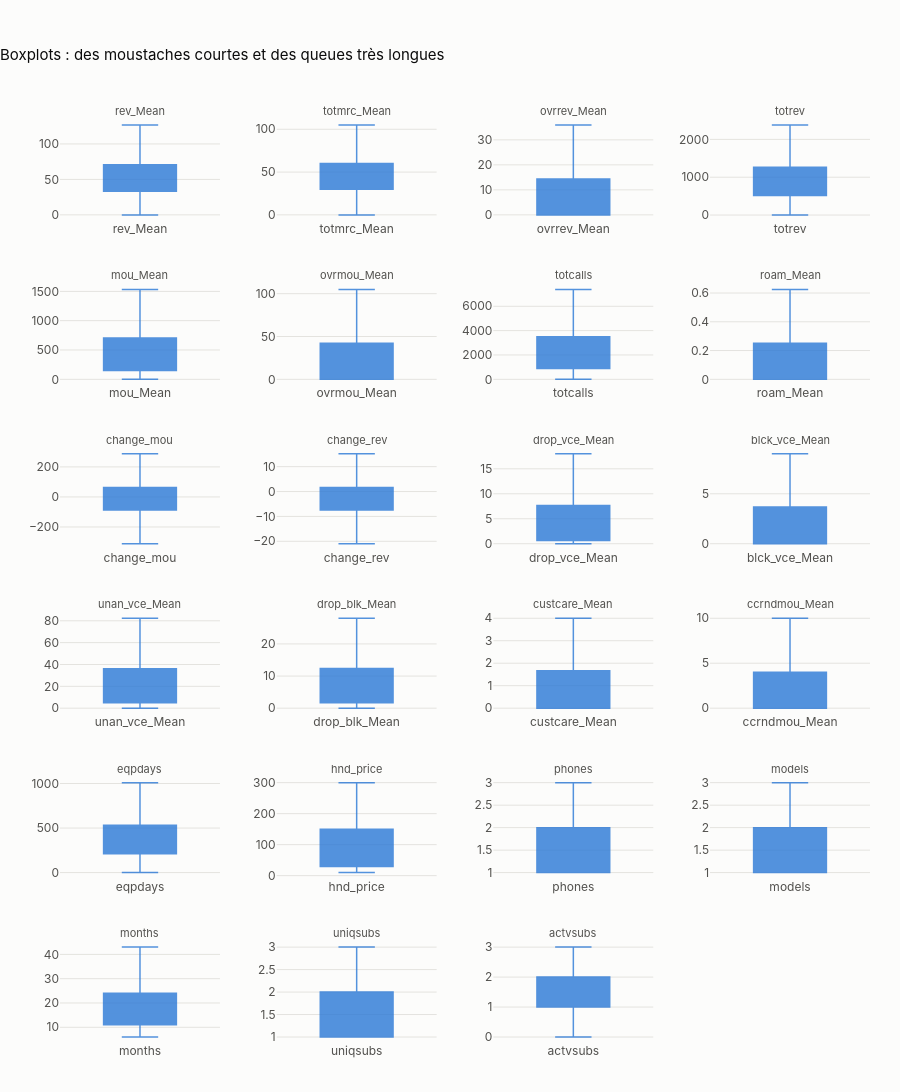

The cell this chart's notebook holds for it:
### Markdown cell above
### Boxplots

### Code cell
key_vars = [c for cols in eda.KEY_VARIABLES.values() for c in cols]
publish(boxplots_grid(train, key_vars, "Boxplots : des moustaches courtes et des queues très longues"),
        "02_box_univarie", width=1100)

### Figure 1 — Plotly figure (JSON) as saved in the notebook; plotly's stock layout.template omitted (floating-point values rounded to 4 significant figures)
{"data": [{"fillcolor": "#2a78d6", "legendgroup": "rev_Mean", "line": {"width": 1.5}, "lowerfence": [0.0], "marker": {"color": "#2a78d6"}, "median": [48.27], "name": "rev_Mean", "opacity": 0.8, "q1": [33.31], "q3": [70.68], "showlegend": false, "type": "box", "upperfence": [126.7], "x": ["rev_Mean"], "xaxis": "x", "yaxis": "y"}, {"fillcolor": "#2a78d6", "legendgroup": "totmrc_Mean", "line": {"width": 1.5}, "lowerfence": [0.0], "marker": {"color": "#2a78d6"}, "median": [44.99], "name": "totmrc_Mean", "opacity": 0.8, "q1": [30.0], "q3": [59.99], "showlegend": false, "type": "box", "upperfence": [105.0], "x": ["totmrc_Mean"], "xaxis": "x2", "yaxis": "y2"}, {"fillcolor": "#2a78d6", "legendgroup": "ovrrev_Mean", "line": {"width": 1.5}, "lowerfence": [0.0], "marker": {"color": "#2a78d6"}, "median": [1.0], "name": "ovrrev_Mean", "opacity": 0.8, "q1": [0.0], "q3": [14.38], "showlegend": false, "type": "box", "upperfence": [35.95], "x": ["ovrrev_Mean"], "xaxis": "x3", "yaxis": "y3"}, {"fillcolor": "#2a78d6", "legendgroup": "totrev", "line": {"width": 1.5}, "lowerfence": [3.65], "marker": {"color": "#2a78d6"}, "median": [804.6], "name": "totrev", "opacity": 0.8, "q1": [518.9], "q3": [1264.0], "showlegend": false, "type": "box", "upperfence": [2381.0], "x": ["totrev"], "xaxis": "x4", "yaxis": "y4"}, {"fillcolor": "#2a78d6", "legendgroup": "mou_Mean", "line": {"width": 1.5}, "lowerfence": [0.0], "marker": {"color": "#2a78d6"}, "median": [356.2], "name": "mou_Mean", "opacity": 0.8, "q1": [151.5], "q3": [704.2], "showlegend": false, "type": "box", "upperfence": [1533.0], "x": ["mou_Mean"], "xaxis": "x5", "yaxis": "y5"}, {"fillcolor": "#2a78d6", "legendgroup": "ovrmou_Mean", "line": {"width": 1.5}, "lowerfence": [0.0], "marker": {"color": "#2a78d6"}, "median": [2.75], "name": "ovrmou_Mean", "opacity": 0.8, "q1": [0.0], "q3": [42.0], "showlegend": false, "type": "box", "upperfence": [105.0], "x": ["ovrmou_Mean"], "xaxis": "x6", "yaxis": "y6"}, {"fillcolor": "#2a78d6", "legendgroup": "totcalls", "line": {"width": 1.5}, "lowerfence": [0], "marker": {"color": "#2a78d6"}, "median": [1822.0], "name": "totcalls", "opacity": 0.8, "q1": [891.0], "q3": [3489.0], "showlegend": false, "type": "box", "upperfence": [7386], "x": ["totcalls"], "xaxis": "x7", "yaxis": "y7"}, {"fillcolor": "#2a78d6", "legendgroup": "roam_Mean", "line": {"width": 1.5}, "lowerfence": [0.0], "marker": {"color": "#2a78d6"}, "median": [0.0], "name": "roam_Mean", "opacity": 0.8, "q1": [0.0], "q3": [0.25], "showlegend": false, "type": "box", "upperfence": [0.625], "x": ["roam_Mean"], "xaxis": "x8", "yaxis": "y8"}, {"fillcolor": "#2a78d6", "legendgroup": "change_mou", "line": {"width": 1.5}, "lowerfence": [-311.5], "marker": {"color": "#2a78d6"}, "median": [-6.5], "name": "change_mou", "opacity": 0.8, "q1": [-87.0], "q3": [62.75], "showlegend": false, "type": "box", "upperfence": [287.2], "x": ["change_mou"], "xaxis": "x9", "yaxis": "y9"}, {"fillcolor": "#2a78d6", "legendgroup": "change_rev", "line": {"width": 1.5}, "lowerfence": [-20.98], "marker": {"color": "#2a78d6"}, "median": [-0.315], "name": "change_rev", "opacity": 0.8, "q1": [-7.428], "q3": [1.613], "showlegend": false, "type": "box", "upperfence": [15.17], "x": ["change_rev"], "xaxis": "x10", "yaxis": "y10"}, {"fillcolor": "#2a78d6", "legendgroup": "drop_vce_Mean", "line": {"width": 1.5}, "lowerfence": [0.0], "marker": {"color": "#2a78d6"}, "median": [3.0], "name": "drop_vce_Mean", "opacity": 0.8, "q1": [0.6667], "q3": [7.667], "showlegend": false, "type": "box", "upperfence": [18.0], "x": ["drop_vce_Mean"], "xaxis": "x11", "yaxis": "y11"}, {"fillcolor": "#2a78d6", "legendgroup": "blck_vce_Mean", "line": {"width": 1.5}, "lowerfence": [0.0], "marker": {"color": "#2a78d6"}, "median": [1.0], "name": "blck_vce_Mean", "opacity": 0.8, "q1": [0.0], "q3": [3.667], "showlegend": false, "type": "box", "upperfence": [9.0], "x": ["blck_vce_Mean"], "xaxis": "x12", "yaxis": "y12"}, {"fillcolor": "#2a78d6", "legendgroup": "unan_vce_Mean", "line": {"width": 1.5}, "lowerfence": [0.0], "marker": {"color": "#2a78d6"}, "median": [15.67], "name": "unan_vce_Mean", "opacity": 0.8, "q1": [5.0], "q3": [36.0], "showlegend": false, "type": "box", "upperfence": [82.33], "x": ["unan_vce_Mean"], "xaxis": "x13", "yaxis": "y13"}, {"fillcolor": "#2a78d6", "legendgroup": "drop_blk_Mean", "line": {"width": 1.5}, "lowerfence": [0.0], "marker": {"color": "#2a78d6"}, "median": [5.333], "name": "drop_blk_Mean", "opacity": 0.8, "q1": [1.667], "q3": [12.33], "showlegend": false, "type": "box", "upperfence": [28.0], "x": ["drop_blk_Mean"], "xaxis": "x14", "yaxis": "y14"}, {"fillcolor": "#2a78d6", "legendgroup": "custcare_Mean", "line": {"width": 1.5}, "lowerfence": [0.0], "marker": {"color": "#2a78d6"}, "median": [0.0], "name": "custcare_Mean", "opacity": 0.8, "q1": [0.0], "q3": [1.667], "showlegend": false, "type": "box", "upperfence": [4.0], "x": ["custcare_Mean"], "xaxis": "x15", "yaxis": "y15"}, {"fillcolor": "#2a78d6", "legendgroup": "ccrndmou_Mean", "line": {"width": 1.5}, "lowerfence": [0.0], "marker": {"color": "#2a78d6"}, "median": [0.0], "name": "ccrndmou_Mean", "opacity": 0.8, "q1": [0.0], "q3": [4.0], "showlegend": false, "type": "box", "upperfence": [10.0], "x": ["ccrndmou_Mean"], "xaxis": "x16", "yaxis": "y16"}, {"fillcolor": "#2a78d6", "legendgroup": "eqpdays", "line": {"width": 1.5}, "lowerfence": [0.0], "marker": {"color": "#2a78d6"}, "median": [342.0], "name": "eqpdays", "opacity": 0.8, "q1": [212.0], "q3": [531.0], "showlegend": false, "type": "box", "upperfence": [1009.0], "x": ["eqpdays"], "xaxis": "x17", "yaxis": "y17"}, {"fillcolor": "#2a78d6", "legendgroup": "hnd_price", "line": {"width": 1.5}, "lowerfence": [9.99], "marker": {"color": "#2a78d6"}, "median": [99.99], "name": "hnd_price", "opacity": 0.8, "q1": [29.99], "q3": [150.0], "showlegend": false, "type": "box", "upperfence": [300.0], "x": ["hnd_price"], "xaxis": "x18", "yaxis": "y18"}, {"fillcolor": "#2a78d6", "legendgroup": "phones", "line": {"width": 1.5}, "lowerfence": [1.0], "marker": {"color": "#2a78d6"}, "median": [1.0], "name": "phones", "opacity": 0.8, "q1": [1.0], "q3": [2.0], "showlegend": false, "type": "box", "upperfence": [3.0], "x": ["phones"], "xaxis": "x19", "yaxis": "y19"}, {"fillcolor": "#2a78d6", "legendgroup": "models", "line": {"width": 1.5}, "lowerfence": [1.0], "marker": {"color": "#2a78d6"}, "median": [1.0], "name": "models", "opacity": 0.8, "q1": [1.0], "q3": [2.0], "showlegend": false, "type": "box", "upperfence": [3.0], "x": ["models"], "xaxis": "x20", "yaxis": "y20"}, {"fillcolor": "#2a78d6", "legendgroup": "months", "line": {"width": 1.5}, "lowerfence": [6], "marker": {"color": "#2a78d6"}, "median": [16.0], "name": "months", "opacity": 0.8, "q1": [11.0], "q3": [24.0], "showlegend": false, "type": "box", "upperfence": [43], "x": ["months"], "xaxis": "x21", "yaxis": "y21"}, {"fillcolor": "#2a78d6", "legendgroup": "uniqsubs", "line": {"width": 1.5}, "lowerfence": [1], "marker": {"color": "#2a78d6"}, "median": [1.0], "name": "uniqsubs", "opacity": 0.8, "q1": [1.0], "q3": [2.0], "showlegend": false, "type": "box", "upperfence": [3], "x": ["uniqsubs"], "xaxis": "x22", "yaxis": "y22"}, {"fillcolor": "#2a78d6", "legendgroup": "actvsubs", "line": {"width": 1.5}, "lowerfence": [0], "marker": {"color": "#2a78d6"}, "median": [1.0], "name": "actvsubs", "opacity": 0.8, "q1": [1.0], "q3": [2.0], "showlegend": false, "type": "box", "upperfence": [3], "x": ["actvsubs"], "xaxis": "x23", "yaxis": "y23"}], "layout": {"annotations": [{"font": {"color": "#52514e", "size": 11}, "showarrow": false, "text": "rev_Mean", "x": 0.09875, "xanchor": "center", "xref": "paper", "y": 1.0, "yanchor": "bottom", "yref": "paper"}, {"font": {"color": "#52514e", "size": 11}, "showarrow": false, "text": "totmrc_Mean", "x": 0.3663, "xanchor": "center", "xref": "paper", "y": 1.0, "yanchor": "bottom", "yref": "paper"}, {"font": {"color": "#52514e", "size": 11}, "showarrow": false, "text": "ovrrev_Mean", "x": 0.6338, "xanchor": "center", "xref": "paper", "y": 1.0, "yanchor": "bottom", "yref": "paper"}, {"font": {"color": "#52514e", "size": 11}, "showarrow": false, "text": "totrev", "x": 0.9012, "xanchor": "center", "xref": "paper", "y": 1.0, "yanchor": "bottom", "yref": "paper"}, {"font": {"color": "#52514e", "size": 11}, "showarrow": false, "text": "mou_Mean", "x": 0.09875, "xanchor": "center", "xref": "paper", "y": 0.8217, "yanchor": "bottom", "yref": "paper"}, {"font": {"color": "#52514e", "size": 11}, "showarrow": false, "text": "ovrmou_Mean", "x": 0.3663, "xanchor": "center", "xref": "paper", "y": 0.8217, "yanchor": "bottom", "yref": "paper"}, {"font": {"color": "#52514e", "size": 11}, "showarrow": false, "text": "totcalls", "x": 0.6338, "xanchor": "center", "xref": "paper", "y": 0.8217, "yanchor": "bottom", "yref": "paper"}, {"font": {"color": "#52514e", "size": 11}, "showarrow": false, "text": "roam_Mean", "x": 0.9012, "xanchor": "center", "xref": "paper", "y": 0.8217, "yanchor": "bottom", "yref": "paper"}, {"font": {"color": "#52514e", "size": 11}, "showarrow": false, "text": "change_mou", "x": 0.09875, "xanchor": "center", "xref": "paper", "y": 0.6433, "yanchor": "bottom", "yref": "paper"}, {"font": {"color": "#52514e", "size": 11}, "showarrow": false, "text": "change_rev", "x": 0.3663, "xanchor": "center", "xref": "paper", "y": 0.6433, "yanchor": "bottom", "yref": "paper"}, {"font": {"color": "#52514e", "size": 11}, "showarrow": false, "text": "drop_vce_Mean", "x": 0.6338, "xanchor": "center", "xref": "paper", "y": 0.6433, "yanchor": "bottom", "yref": "paper"}, {"font": {"color": "#52514e", "size": 11}, "showarrow": false, "text": "blck_vce_Mean", "x": 0.9012, "xanchor": "center", "xref": "paper", "y": 0.6433, "yanchor": "bottom", "yref": "paper"}, {"font": {"color": "#52514e", "size": 11}, "showarrow": false, "text": "unan_vce_Mean", "x": 0.09875, "xanchor": "center", "xref": "paper", "y": 0.465, "yanchor": "bottom", "yref": "paper"}, {"font": {"color": "#52514e", "size": 11}, "showarrow": false, "text": "drop_blk_Mean", "x": 0.3663, "xanchor": "center", "xref": "paper", "y": 0.465, "yanchor": "bottom", "yref": "paper"}, {"font": {"color": "#52514e", "size": 11}, "showarrow": false, "text": "custcare_Mean", "x": 0.6338, "xanchor": "center", "xref": "paper", "y": 0.465, "yanchor": "bottom", "yref": "paper"}, {"font": {"color": "#52514e", "size": 11}, "showarrow": false, "text": "ccrndmou_Mean", "x": 0.9012, "xanchor": "center", "xref": "paper", "y": 0.465, "yanchor": "bottom", "yref": "paper"}, {"font": {"color": "#52514e", "size": 11}, "showarrow": false, "text": "eqpdays", "x": 0.09875, "xanchor": "center", "xref": "paper", "y": 0.2867, "yanchor": "bottom", "yref": "paper"}, {"font": {"color": "#52514e", "size": 11}, "showarrow": false, "text": "hnd_price", "x": 0.3663, "xanchor": "center", "xref": "paper", "y": 0.2867, "yanchor": "bottom", "yref": "paper"}, {"font": {"color": "#52514e", "size": 11}, "showarrow": false, "text": "phones", "x": 0.6338, "xanchor": "center", "xref": "paper", "y": 0.2867, "yanchor": "bottom", "yref": "paper"}, {"font": {"color": "#52514e", "size": 11}, "showarrow": false, "text": "models", "x": 0.9012, "xanchor": "center", "xref": "paper", "y": 0.2867, "yanchor": "bottom", "yref": "paper"}, {"font": {"color": "#52514e", "size": 11}, "showarrow": false, "text": "months", "x": 0.09875, "xanchor": "center", "xref": "paper", "y": 0.1083, "yanchor": "bottom", "yref": "paper"}, {"font": {"color": "#52514e", "size": 11}, "showarrow": false, "text": "uniqsubs", "x": 0.3663, "xanchor": "center", "xref": "paper", "y": 0.1083, "yanchor": "bottom", "yref": "paper"}, {"font": {"color": "#52514e", "size": 11}, "showarrow": false, "text": "actvsubs", "x": 0.6338, "xanchor": "center", "xref": "paper", "y": 0.1083, "yanchor": "bottom", "yref": "paper"}], "boxgap": 0.35, "height": 1630, "legend": {"y": 1.0, "yanchor": "bottom", "yref": "container"}, "margin": {"t": 120}, "title": {"text": "Boxplots : des moustaches courtes et des queues très longues"}, "xaxis": {"anchor": "y", "domain": [0.0, 0.1975], "showticklabels": true}, "xaxis10": {"anchor": "y10", "domain": [0.2675, 0.465], "showticklabels": true}, "xaxis11": {"anchor": "y11", "domain": [0.535, 0.7325], "showticklabels": true}, "xaxis12": {"anchor": "y12", "domain": [0.8025, 1.0], "showticklabels": true}, "xaxis13": {"anchor": "y13", "domain": [0.0, 0.1975], "showticklabels": true}, "xaxis14": {"anchor": "y14", "domain": [0.2675, 0.465], "showticklabels": true}, "xaxis15": {"anchor": "y15", "domain": [0.535, 0.7325], "showticklabels": true}, "xaxis16": {"anchor": "y16", "domain": [0.8025, 1.0], "showticklabels": true}, "xaxis17": {"anchor": "y17", "domain": [0.0, 0.1975], "showticklabels": true}, "xaxis18": {"anchor": "y18", "domain": [0.2675, 0.465], "showticklabels": true}, "xaxis19": {"anchor": "y19", "domain": [0.535, 0.7325], "showticklabels": true}, "xaxis2": {"anchor": "y2", "domain": [0.2675, 0.465], "showticklabels": true}, "xaxis20": {"anchor": "y20", "domain": [0.8025, 1.0], "showticklabels": true}, "xaxis21": {"anchor": "y21", "domain": [0.0, 0.1975], "showticklabels": true}, "xaxis22": {"anchor": "y22", "domain": [0.2675, 0.465], "showticklabels": true}, "xaxis23": {"anchor": "y23", "domain": [0.535, 0.7325], "showticklabels": true}, "xaxis24": {"anchor": "y24", "domain": [0.8025, 1.0]}, "xaxis3": {"anchor": "y3", "domain": [0.535, 0.7325], "showticklabels": true}, "xaxis4": {"anchor": "y4", "domain": [0.8025, 1.0], "showticklabels": true}, "xaxis5": {"anchor": "y5", "domain": [0.0, 0.1975], "showticklabels": true}, "xaxis6": {"anchor": "y6", "domain": [0.2675, 0.465], "showticklabels": true}, "xaxis7": {"anchor": "y7", "domain": [0.535, 0.7325], "showticklabels": true}, "xaxis8": {"anchor": "y8", "domain": [0.8025, 1.0], "showticklabels": true}, "xaxis9": {"anchor": "y9", "domain": [0.0, 0.1975], "showticklabels": true}, "yaxis": {"anchor": "x", "domain": [0.8917, 1.0]}, "yaxis10": {"anchor": "x10", "domain": [0.535, 0.6433]}, "yaxis11": {"anchor": "x11", "domain": [0.535, 0.6433]}, "yaxis12": {"anchor": "x12", "domain": [0.535, 0.6433]}, "yaxis13": {"anchor": "x13", "domain": [0.3567, 0.465]}, "yaxis14": {"anchor": "x14", "domain": [0.3567, 0.465]}, "yaxis15": {"anchor": "x15", "domain": [0.3567, 0.465]}, "yaxis16": {"anchor": "x16", "domain": [0.3567, 0.465]}, "yaxis17": {"anchor": "x17", "domain": [0.1783, 0.2867]}, "yaxis18": {"anchor": "x18", "domain": [0.1783, 0.2867]}, "yaxis19": {"anchor": "x19", "domain": [0.1783, 0.2867]}, "yaxis2": {"anchor": "x2", "domain": [0.8917, 1.0]}, "yaxis20": {"anchor": "x20", "domain": [0.1783, 0.2867]}, "yaxis21": {"anchor": "x21", "domain": [0.0, 0.1083]}, "yaxis22": {"anchor": "x22", "domain": [0.0, 0.1083]}, "yaxis23": {"anchor": "x23", "domain": [0.0, 0.1083]}, "yaxis24": {"anchor": "x24", "domain": [0.0, 0.1083]}, "yaxis3": {"anchor": "x3", "domain": [0.8917, 1.0]}, "yaxis4": {"anchor": "x4", "domain": [0.8917, 1.0]}, "yaxis5": {"anchor": "x5", "domain": [0.7133, 0.8217]}, "yaxis6": {"anchor": "x6", "domain": [0.7133, 0.8217]}, "yaxis7": {"anchor": "x7", "domain": [0.7133, 0.8217]}, "yaxis8": {"anchor": "x8", "domain": [0.7133, 0.8217]}, "yaxis9": {"anchor": "x9", "domain": [0.535, 0.6433]}}}
